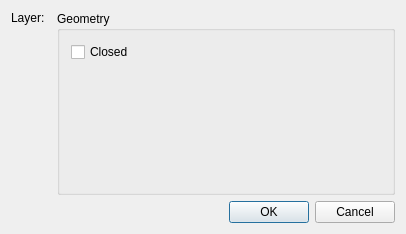
<?xml version="1.0" encoding="UTF-8"?>
<ui version="4.0">
 <class>QG_DlgPolyline</class>
 <widget class="QDialog" name="QG_DlgPolyline">
  <property name="geometry">
   <rect>
    <x>0</x>
    <y>0</y>
    <width>406</width>
    <height>234</height>
   </rect>
  </property>
  <property name="sizePolicy">
   <sizepolicy hsizetype="Minimum" vsizetype="Minimum">
    <horstretch>0</horstretch>
    <verstretch>0</verstretch>
   </sizepolicy>
  </property>
  <property name="minimumSize">
   <size>
    <width>300</width>
    <height>190</height>
   </size>
  </property>
  <property name="windowTitle">
   <string>Polyline</string>
  </property>
  <layout class="QVBoxLayout">
   <item>
    <layout class="QHBoxLayout">
     <item>
      <layout class="QVBoxLayout">
       <item>
        <layout class="QHBoxLayout">
         <item>
          <widget class="QLabel" name="lLayer">
           <property name="sizePolicy">
            <sizepolicy hsizetype="Preferred" vsizetype="Preferred">
             <horstretch>0</horstretch>
             <verstretch>0</verstretch>
            </sizepolicy>
           </property>
           <property name="text">
            <string>Layer:</string>
           </property>
           <property name="wordWrap">
            <bool>false</bool>
           </property>
          </widget>
         </item>
         <item>
          <widget class="QG_LayerBox" name="cbLayer" native="true">
           <property name="toolTip">
            <string>Layer of polyline</string>
           </property>
          </widget>
         </item>
        </layout>
       </item>
       <item>
        <widget class="QG_WidgetPen" name="wPen" native="true">
         <property name="sizePolicy">
          <sizepolicy hsizetype="MinimumExpanding" vsizetype="MinimumExpanding">
           <horstretch>0</horstretch>
           <verstretch>0</verstretch>
          </sizepolicy>
         </property>
        </widget>
       </item>
      </layout>
     </item>
     <item>
      <widget class="QGroupBox" name="buttonGroup8">
       <property name="sizePolicy">
        <sizepolicy hsizetype="Preferred" vsizetype="Preferred">
         <horstretch>1</horstretch>
         <verstretch>0</verstretch>
        </sizepolicy>
       </property>
       <property name="title">
        <string>Geometry</string>
       </property>
       <layout class="QGridLayout">
        <item row="1" column="0">
         <spacer name="spacer58">
          <property name="orientation">
           <enum>Qt::Vertical</enum>
          </property>
          <property name="sizeType">
           <enum>QSizePolicy::Expanding</enum>
          </property>
          <property name="sizeHint" stdset="0">
           <size>
            <width>20</width>
            <height>20</height>
           </size>
          </property>
         </spacer>
        </item>
        <item row="1" column="1">
         <spacer name="spacer61">
          <property name="orientation">
           <enum>Qt::Vertical</enum>
          </property>
          <property name="sizeType">
           <enum>QSizePolicy::Expanding</enum>
          </property>
          <property name="sizeHint" stdset="0">
           <size>
            <width>20</width>
            <height>20</height>
           </size>
          </property>
         </spacer>
        </item>
        <item row="0" column="0" colspan="2">
         <widget class="QCheckBox" name="cbClosed">
          <property name="toolTip">
           <string>Defines whether polyline is closed contour</string>
          </property>
          <property name="text">
           <string>Closed</string>
          </property>
         </widget>
        </item>
       </layout>
      </widget>
     </item>
    </layout>
   </item>
   <item>
    <widget class="QDialogButtonBox" name="buttonBox">
     <property name="standardButtons">
      <set>QDialogButtonBox::Cancel|QDialogButtonBox::Ok</set>
     </property>
    </widget>
   </item>
  </layout>
 </widget>
 <layoutdefault spacing="6" margin="11"/>
 <customwidgets>
  <customwidget>
   <class>QG_WidgetPen</class>
   <extends>QWidget</extends>
   <header>qg_widgetpen.h</header>
  </customwidget>
  <customwidget>
   <class>QG_LayerBox</class>
   <extends>QWidget</extends>
   <header>qg_layerbox.h</header>
  </customwidget>
 </customwidgets>
 <resources/>
 <connections>
  <connection>
   <sender>buttonBox</sender>
   <signal>accepted()</signal>
   <receiver>QG_DlgPolyline</receiver>
   <slot>accept()</slot>
   <hints>
    <hint type="sourcelabel">
     <x>202</x>
     <y>217</y>
    </hint>
    <hint type="destinationlabel">
     <x>20</x>
     <y>20</y>
    </hint>
   </hints>
  </connection>
  <connection>
   <sender>buttonBox</sender>
   <signal>rejected()</signal>
   <receiver>QG_DlgPolyline</receiver>
   <slot>reject()</slot>
   <hints>
    <hint type="sourcelabel">
     <x>202</x>
     <y>217</y>
    </hint>
    <hint type="destinationlabel">
     <x>20</x>
     <y>20</y>
    </hint>
   </hints>
  </connection>
 </connections>
</ui>
